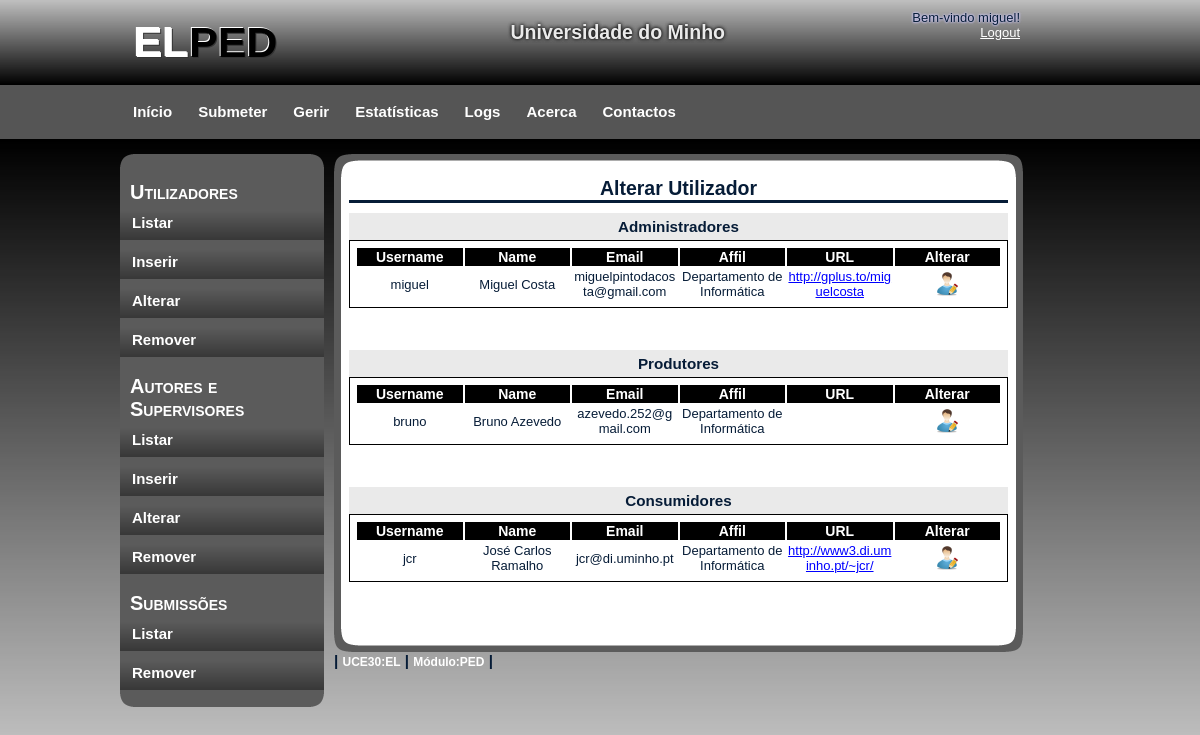
The app's page /gerirU/gerirU_Alterar.php (signed in), older data.
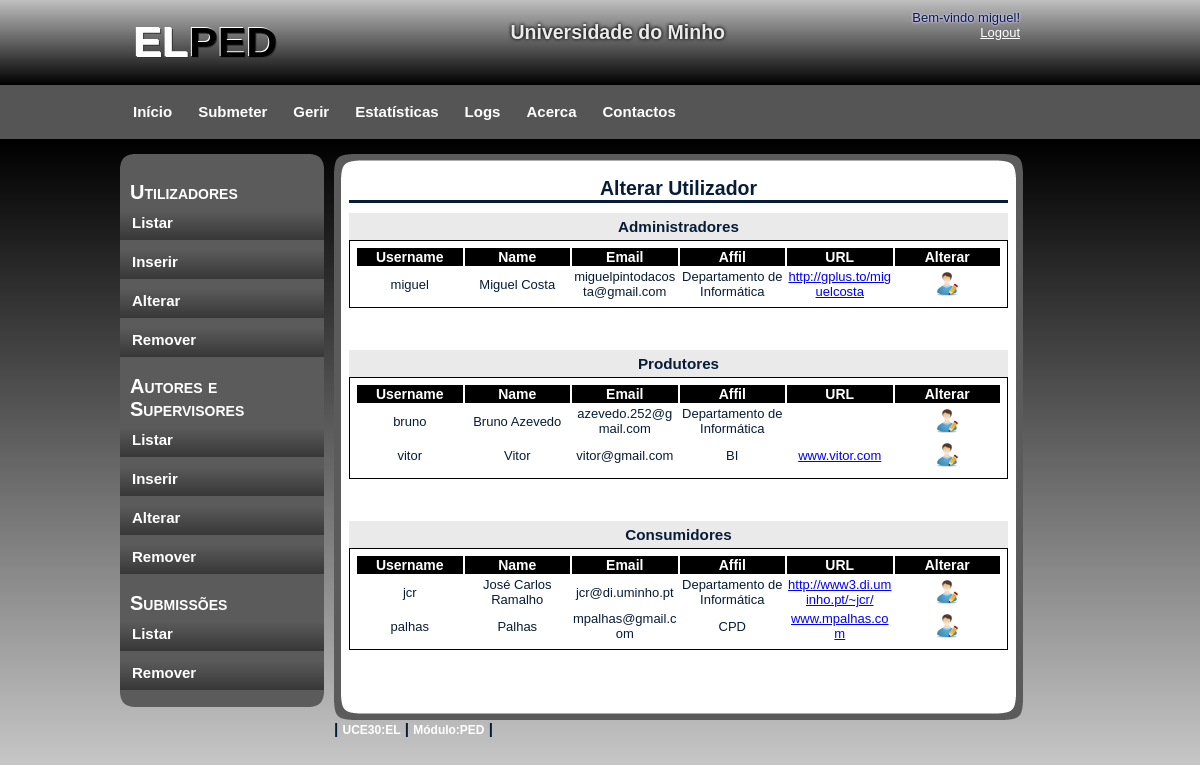
The same page, newer data.
### tables this page shows
CREATE TABLE IF NOT EXISTS `Users` (
  `name` varchar(255) NOT NULL,
  `username` varchar(255) NOT NULL,
  `password` varchar(255) NOT NULL,
  `email` varchar(255) NOT NULL,
  `affil` varchar(255) DEFAULT NULL,
  `url` varchar(255) DEFAULT NULL,
  `type` varchar(10) NOT NULL,
  PRIMARY KEY (`username`)
);

### ini.php (called while the page is built, shortened)
<?php
   $num_sup = 5;
?>

### gerirU/gerirU_Alterar.php (the view, shortened to what this page needs)
<!DOCTYPE html>
<html>
    <head>
        <link rel="stylesheet" type="text/css" href="../css/style.css" />
    </head>
    <body>
        <div id="container">
            <?php
            require_once '../header.php';
            require_once '../menus/menu_gerirU.php';
            require_once '../menus/leftmenuGerir.php';
            include '../ini.php';
            ?>
            <div id="content">
                <div id="content_top"></div>
                <div id="content_main">
                    <h2>Alterar Utilizador</h2>
                    <div id="containt_main_users">
                        <?php
                        if (!$con) {
                            echo "<h3>Erro ao ligar ao servidor.</h3><br/>" . mysql_error();
                        } else {
                            if (array_key_exists('page_p', $_REQUEST)) {
                                $page_p = $_REQUEST["page_p"];
                            } else {
                                $page_p = 1;
                            }
                            if (array_key_exists('page_a', $_REQUEST)) {
                                $page_a = $_REQUEST["page_a"];
                            } else {
                                $page_a = 1;
                            }
                            if (array_key_exists('page_c', $_REQUEST)) {
                                $page_c = $_REQUEST["page_c"];
                            } else {
                                $page_c = 1;
                            }
                            $max = $page_a * $num_sup;
                            $min = $max - $num_sup;
                            $sql = "SELECT username, name, email,affil,url FROM Users WHERE type='a' ORDER BY name LIMIT $min , $num_sup";
                            $res = mysql_query($sql, $con);
                            user_to_table("Administradores", $res);
                            ?>
                            <div id="page">
                            </div>
                            <?php
                            $max = $page_p * $num_sup;
                            $min = $max - $num_sup;
                            $sql = "SELECT username, name, email,affil,url FROM Users WHERE type='p' ORDER BY name LIMIT $min , $num_sup";
                            $res = mysql_query($sql, $con);
                            ?>
                            <div id="page">
                            </div>
                            <?php
                            $max = $page_c * $num_sup;
                            $min = $max - $num_sup;
                            $sql = "SELECT username, name, email,affil,url FROM Users WHERE type='c' ORDER BY name LIMIT $min , $num_sup";
                            $res = mysql_query($sql, $con);
                            ?>
                            <div id="page">
                            </div>
                            <?php
                        }
                        ?>
                    </div>
                    <br/>
                </div>
                <div id="content_bottom"></div>
                <?php
                require_once '../menus/footer.php';
                ?>
            </div>
        </div>
    </body>
</html>
<?php
function user_to_table($titulo, $res) {
    echo "<h3 class=\"user\">" . $titulo . "</h3>";
    echo "<div id=\"containt_main_users_column_label\">";
    echo "<table class=\"user\">";
    echo "<tr>";
    echo "<th class=\"user\">Username</th>";
    echo "<th class=\"user\">Name</th>";
    echo "<th class=\"user\">Email</th>";
    echo "<th class=\"user\">Affil</th>";
    echo "<th class=\"user\">URL</th>";
    echo "<th class=\"user\">Alterar</th>";
    echo "</tr>";
    while ($reg = mysql_fetch_array($res)) {
        echo "<tr>";
        echo "<td class=\"user\">" . $reg["username"] . "</td>";
        echo "<td class=\"user\">" . $reg["name"] . "</td>";
        echo "<td class=\"user\">" . $reg["email"] . "</td>";
        echo "<td class=\"user\">" . $reg["affil"] . "</td>";
        echo "<td class=\"user\"><a href=\"" . $reg["url"] . "\" target=\"_blank\">" . $reg["url"] . "</a></td>";
        echo "<td class=\"user\">
                <a href=\"gerirU_Alterar_Dados.php?username=" . $reg["username"] . "\">" .
        "<div id=\"edit\">
                     </div>
                </a>
              </td>";
        echo "</tr>";
    }
    echo "</table>";
    echo "</div>";
}
?>

Row changes from the older to the newer data that the page shows:
added users: username "vitor", name "Vitor", email "vitor@gmail.com", affil "BI", url "www.vitor.com"
added users: username "palhas", name "Palhas", email "mpalhas@gmail.com", affil "CPD", url "www.mpalhas.com"
